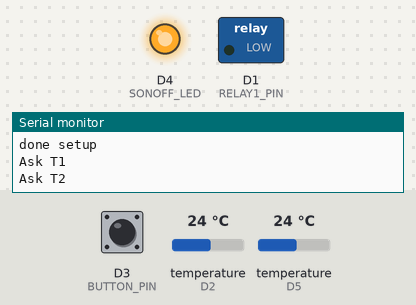
The sketch below on a simulated ESP8266 (NodeMCU). On the bench: switched loads named in the sketch (green lamp = pin HIGH), output pins drawn as LEDs (lit = HIGH), the last lines printed to the serial monitor. The test bench sets the inputs (shaded band); at power-on: D3 (BUTTON_PIN) HIGH, temperature (sensors on D2, D5) 24 °C. WiFi joins after 1.5 s; servers stay silent unless stated; the local clock reads 2024-03-15 10:24:30 at power-on unless the sketch sets it.

Above: at 3.1 s.
3.2 s: D3 (BUTTON_PIN) pulled LOW for 0.15 s
At 4.3 s:
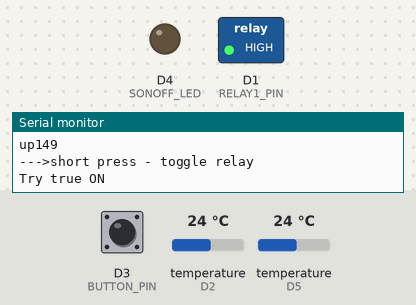
4.8 s: D3 (BUTTON_PIN) pulled LOW for 1 s
At 5.9 s:
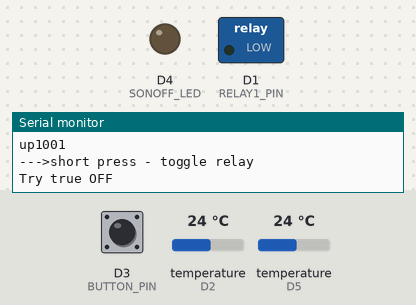
10.9 s: D3 (BUTTON_PIN) pulled LOW for 0.15 s
At 11.15 s:
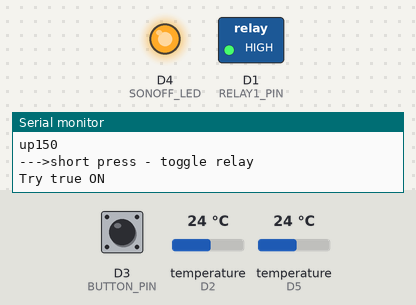
Timing chart, 0 to 13.9 s (numbered marks = the images above; inputs shaded):
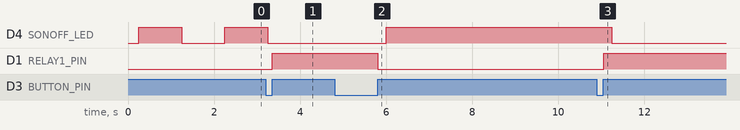

The sketch:

donoff-blynk-simple-1.ino
```cpp
#define BLYNK_PRINT Serial    // Comment this out to disable prints and save space
#include <ESP8266WiFi.h>
#include <BlynkSimpleEsp8266.h>
#include <TimeLib.h>
#include <WidgetRTC.h>
#include <Bounce2.h>
//#include <EEPROM.h>
#include <DallasTemperature.h>
#include <OneWire.h>
#include <Ticker.h>
#include "dsettings.h"


#define BLYNK_HEARTBEAT 300


// Your WiFi credentials.
// Set password to "" for open networks.
//char ssid[] = "xxxxx";
//char pass[] = "xxxxxxxxxxxxxxxxxxxxxxxxxx";

char ssid[] = "lab240";
char pass[] = "xxxxxxxx";

// Your Blynk auth
char auth[] = "xxxxxxxxxxxxxxxxxxxxxxxxxxxxxxxxxxxx";


/*
 *
 *  Blynk virtual pins

Buttons

V2 - switch button
V5 - on button
V6 - off button

Temperatures

V8 - tempurature of external ds1820
V11 - tempurature of ds1820 on board

Informers

V19 - uptime
V12 - "on" time
V6 - virtual LED
V18 - tic tac LED
V20 - current time
V21 - current date

*/


static bool BLYNK_ENABLED = true;


WidgetRTC rtc;
Bounce debouncer = Bounce();

OneWire oneWireIn(IN_WIRE_BUS);

OneWire oneWireOut(OUT_WIRE_BUS);

DallasTemperature sensorsIn(&oneWireIn);

DallasTemperature sensorsOut(&oneWireOut);


float temp1 = -127;
float temp2 = -127;
int wrn_level = 30;
ulong start_ms = 0;
ulong stop_ms = 0;
int  sensor_ask = 0;
static char str[12];
boolean isFirstConnect = true;

ulong start_bt = 0;
long last_connect_attempt;
int hours_working = 0;
int minutes_working = 0;
int sec_working = 0;
const int request_circle = 750;
const int reconnect_period = 30;

ulong ms_ask_sensor_in = 0;
ulong ms_ask_sensor_out = 0;

uint8_t  blink_loop = 0;
uint8_t  blink_mode = 0;
int blink_type = 0;

Ticker ticker;
int hronometer;

void tick()
{
  if (  modes[blink_type] & 1 << (blink_loop & 0x07) ) digitalWrite(SONOFF_LED, HIGH);
  else  digitalWrite(SONOFF_LED, LOW);
  blink_loop++;
}

void publish_blynk_time_date()
{
  // You can call hour(), minute(), ... at any time
  // Please see Time library examples for details

  String currentTime = String(hour()) + ":" + minute() + ":" + second();
  String currentDate = String(day()) + " " + month() + " " + year();
  Serial.print("Current time: ");
  Serial.print(currentTime);
  Serial.print(" ");
  Serial.print(currentDate);
  Serial.println();

  // Send time to the App
  Blynk.virtualWrite(V20, currentTime);
  // Send date to the App
  Blynk.virtualWrite(V21, currentDate);
}

void set_blink(uint _current_blink_type ) {
  blink_type = _current_blink_type;
}

int is_connected() {
  if (!WL_CONNECTED) return 0;
  if (!Blynk.connected()) return 0;
  return 1;
}

bool r1_is_on() {
  if (digitalRead(RELAY1_PIN) == HIGH) {
    //Serial.println("check: relay is on");
    if (start_ms == 0) start_ms = millis();
    return 1;
  }

  if (start_ms != 0) start_ms = 0;
  //Serial.println("check: relay is off");
  return 0;
}

/*
  int r1_is_off(){
  if(start_ms!=0) return 0;
  return 1;
  }
*/

void sync_blink_mode() {

  if (is_connected() && !r1_is_on()) {
    //Serial.println("--->connected,OFF");
    set_blink(BL_CONNECTED_OFF);
    return;
  }
  if (is_connected() && r1_is_on()) {
    //Serial.println("--->connected,ON");
    set_blink(BL_CONNECTED_ON);
    return;
  }
  if (!is_connected() && !r1_is_on()) {
    //Serial.println("--->not connected,OFF");
    set_blink(BL_OFFLINE_OFF);
    return;
  }
  if (!is_connected() && r1_is_on()) {
    //Serial.println("--->not connected,ON");
    set_blink(BL_OFFLINE_ON);
    return;
  }
}


void TturnOn() {
  Serial.println("Try true ON");
  start_ms = millis();
  stop_ms = 0;
  int s = LOW;
  if (REVERSE_RELAY) {
    digitalWrite(RELAY1_PIN, s);
  } else {
    digitalWrite(RELAY1_PIN, !s);
  }
  sync_blink_mode();
}

void TturnOff() {
  Serial.println("Try true OFF");
  start_ms = 0;
  stop_ms = millis();
  int s = HIGH;
  if (REVERSE_RELAY) {
    digitalWrite(RELAY1_PIN, s);
  } else {
    digitalWrite(RELAY1_PIN, !s);
  }
  sync_blink_mode();
}

void toggle2() {
  if (start_ms == 0) {
    TturnOn();
    //Serial.println("Try turn on");
  }
  else if (start_ms != 0) {
    TturnOff();
    //Serial.println("Try turn off");
  }

}

void sync_Blynk_led() {
  if (r1_is_on()) {
    publish_blynk_on();
  }
  else publish_blynk_off();
}

void publish_blynk_on() {
  Blynk.virtualWrite(6, 220);
  Blynk.virtualWrite(12, get_time_string_str(millis() - start_ms));
  Blynk.virtualWrite(13, "OFF");
}

void publish_blynk_off() {
  Blynk.virtualWrite(6, 0);
  Blynk.virtualWrite(12, "OFF");
  Blynk.virtualWrite(13, get_time_string_str(millis() - stop_ms));
}

//toggle - button
BLYNK_WRITE(2) {
  int a = param.asInt();
  Serial.println("Blynk Button pressed:" + String(a));
  //Serial.println(a);
  if (a == 1) {
    if (r1_is_on()) {
      TturnOff();
      publish_blynk_off();
    }
    else {
      TturnOn();
      publish_blynk_on();
    }
  }
}


//switch - button
BLYNK_WRITE(1) {
  int a = param.asInt();
  Serial.print("SW pressed:");
  Serial.println(a);
  if (a == 1) {
    if (start_ms == 0) {
      Serial.println("Try SW turn on");
      TturnOn();
      publish_blynk_on();
    }
  }
  if (a == 0) {
    if (start_ms != 0) {
      Serial.println("Try SW turn off");
      TturnOff();
      publish_blynk_off();
    }
  }

}

int in_working_interval = 0;
int temp_ask_on = 0;

//SW with temp and time check
BLYNK_WRITE(3) {
  int a = param.asInt();
  Serial.print("SW pressed:");
  Serial.println(a);
  if (a == 1) {
    if (start_ms == 0) {
      Serial.println("Try SW turn on");
      if (in_working_interval) TturnOn();
      temp_ask_on = 1;

    }
  }
  if (a == 0) {
    if (start_ms != 0 || in_working_interval == 0) {
      Serial.println("Try SW turn off");
      TturnOff();
      publish_blynk_off();
      temp_ask_on = 0;
    }
  }


}

//check working_time from Blynk

BLYNK_WRITE(4) {
  int a = param.asInt();
  if (a == 1) {
    in_working_interval = 1;
    if (temp_ask_on == 1) TturnOn();

  }
  if (a == 0) {
    in_working_interval = 0;
    if (start_ms != 0) TturnOff();
  }

}

BLYNK_WRITE(5) {
  int a = param.asInt();
  Serial.println("Press V5:" + String(a));
  if (a == 1) {
    TturnOn();
    publish_blynk_on();
  }
}

BLYNK_WRITE(7) {
  int a = param.asInt();
  Serial.println("Press V7:" + String(a));
  if (a == 1) {
    TturnOff();
    publish_blynk_off();
  }
}

BLYNK_WRITE(0) {
  String payloadStr = param.asString();
  Serial.println("TERMINAL:" + payloadStr);
}

BLYNK_CONNECTED() {
  if (isFirstConnect) {
    // Request Blynk server to re-send latest values for all pins
    //Console.println(F("Sync"));
    Blynk.syncVirtual(V10);
    Blynk.syncVirtual(V15);
    Blynk.syncVirtual(V14);
    Serial.println("Start RTC");
    rtc.begin();
    isFirstConnect = false;
  }
}

// ********************************** SETUP ***************************************************

void setup()
{
  Serial.begin(9600);

  start_ms = 0;
  stop_ms = millis();

  pinMode(SONOFF_LED, OUTPUT);
  ticker.attach(0.25, tick);

  // start ticker with 0.5 because we start in AP mode and try to connect
  blink_type = BL_CONNECTING;


  Serial.println("SSID=" + String(ssid));
  Serial.println("pass=" + String(pass));
  Serial.println("blynk auth=" + String(auth));

  //Blynk.begin(auth, ssid, pass);

  WiFi.mode(WIFI_STA);
  WiFi.begin(ssid, pass);
  Serial.println("Connecting Wifi:" + String(ssid));
  int attempts = 0;
  while (WiFi.status() != WL_CONNECTED && attempts < 20) {
    delay(500);
    Serial.print(".");
    attempts++;
  }

  Blynk.config(auth, "blynk-cloud.com", 80);
  Blynk.connect();

  last_connect_attempt = millis();
  if (Blynk.connected()) Serial.println("*** wifi - ok, Blynk - connected");

  if (WL_CONNECTED && Blynk.connected() ) {
    //if you get here you have connected to the WiFi
    Serial.println("connected...yeey :)");
    //finish
    blink_mode = 1;


  }

  //setup relay
  pinMode(RELAY1_PIN, OUTPUT);

  //TturnOff();

  Serial.println("done setup");
  //  timer.setInterval(5000L, sendUptime);

  sensorsIn.begin();
  DeviceAddress tempDeviceAddress1;
  sensorsIn.getAddress(tempDeviceAddress1, 0);
  sensorsIn.setResolution(tempDeviceAddress1, DALLAS_RES_IN);
  sensorsIn.setWaitForConversion(false);

  sensorsOut.begin();
  DeviceAddress tempDeviceAddress2;
  sensorsOut.getAddress(tempDeviceAddress2, 0);
  sensorsOut.setResolution(tempDeviceAddress2, DALLAS_RES_OUT);
  sensorsOut.setWaitForConversion(false);


  hronometer = 1;
  //  sensor_timer = millis();
  //sensor_ask = 0;

  debouncer.attach(BUTTON_PIN);
  debouncer.interval(5);


}

//****************************************** sendUPtime ***************************

void sendUptime()
{
  int connected = Blynk.connected();

  //request temp from dallas
  Serial.println("*************************** timer circle ******************************************");

  Serial.print("online=" + String(connected));
  if (r1_is_on()) Serial.print(", status=ON"); else Serial.print(", status=OFF");
  Serial.println(" ***");

  if (temp1 != -127 && temp1 > 75) {
    TturnOff();
  }

  sync_blink_mode();

  Serial.println("uptime:" + get_time_string_str(millis()));
  if (start_ms != 0) {
    Serial.println("time ON->" + get_time_string_str(millis() - start_ms));
    Serial.println("time OFF->0:0:0");
  } else {
    Serial.println("time OFF->" + get_time_string_str(millis() - stop_ms));
    Serial.println("time ON->0:0:0");
  }

  Serial.println("********************************************");

  if (!Blynk.connected()) {
    return;
  }

  // online publish to blynk

  Blynk.virtualWrite(V11, String(temp1));
  Blynk.virtualWrite(V8, String(temp2));

  sync_Blynk_led();

  //publish chronometer
  if (hronometer == 1)Blynk.virtualWrite(V18, "0");
  else Blynk.virtualWrite(V18, "255");
  hronometer = !hronometer;

  //publish uptime
  Blynk.virtualWrite(V19,  get_time_string_str(millis()));
  publish_blynk_time_date();

}

void get_time_working() {
  ulong uptime = millis() - start_ms;
  if (start_ms != 0) {
    long wt = uptime / 1000;
    //static char str[12];
    long h = wt / 3600;
    wt = wt % 3600;
    int m = wt / 60;
    int s = wt % 60;
    hours_working = h;
    minutes_working = m;
    sec_working = s;
  } else {
    hours_working = 0;
    minutes_working = 0;
    sec_working = 0;
  }
}

String get_time_string_str(unsigned long val) {
  long wt = val / 1000;
  long h = wt / 3600;
  wt = wt % 3600;
  int m = wt / 60;
  int s = wt % 60;
  return String(m) + ":" + String(h) + ":" + String(s);
}

int ask_ds1820(){
  if (ms_ask_sensor_in == 0) {
    sensorsIn.requestTemperatures();
    ms_ask_sensor_in = millis();
    Serial.println("Ask T1");
  }

  if (ms_ask_sensor_out == 0) {
    sensorsOut.requestTemperatures();
    ms_ask_sensor_out = millis();
    Serial.println("Ask T2");
  }
}

int get_ds1820(){
   if (millis() - ms_ask_sensor_in > request_circle) {
    //ready, get temp
    temp1 = sensorsIn.getTempCByIndex(0);
    ms_ask_sensor_in = 0;
    //publish
    Serial.println("T1->" + String(temp1));

  }

  if (millis() - ms_ask_sensor_out > request_circle) {
    //ready, get temp
    temp2 = sensorsOut.getTempCByIndex(0);
    ms_ask_sensor_out = 0;
    //publish
    Serial.println("T2->" + String(temp2));

  }
}

unsigned long mytimer = millis();
int  mycounter = 0;

void loop()
{

  if (WiFi.status() == WL_CONNECTED && Blynk.connected()) {
    Blynk.run();
  }

  //timer.run();

  if ((millis() - mytimer) >= 300 ) {

    if (mycounter == 0) {
      //reconnect
      if (!Blynk.connected() && millis() - last_connect_attempt > reconnect_period * 1000) {
        Serial.println("*** Try to connect again");
        Blynk.connect();
        last_connect_attempt = millis();
      }
    }

    if(mycounter ==1){
      ask_ds1820();
    }

    if(mycounter==2){
      get_ds1820();
    }

    if (mycounter >= 25 && start_bt == 0) {
      sendUptime();
      mycounter = 0;
    } else {
      mycounter++;
    }

    mytimer = millis();
  }

  debouncer.update();
  if ( debouncer.fell()  ) {
    Serial.println( "down");
    start_bt = millis();

  }

  if ( debouncer.rose()  ) {
    ;
    long duration = millis() - start_bt;
    start_bt = 0;
    Serial.println( "up" + String(duration));
    if (duration < BUTTON_DELAY) {
      Serial.println("FAIL PRESS, DO NOTHING");
    } else if (duration >= BUTTON_DELAY && duration < 2000) {
      Serial.println("--->short press - toggle relay");
      toggle2();
      //} else if (duration >=2000 && duration < 5000) {
      //  Serial.print(duration);
      //  Serial.println("-->medium press - restart");
      //  restart();
    } else if (duration >= 3000) {
      //something when long press
    }


  }

}
```

dsettings.h
```cpp
#ifndef dsettings_h
#define dsettings_h

#include "Arduino.h"

#define PINS_SET_V1

#ifdef PINS_SET_V1
    #define BUTTON_PIN   0      //d3
    #define RELAY1_PIN    5   //d1
    #define SONOFF_LED      2  //d4
    #define IN_WIRE_BUS    14  //d5
    #define OUT_WIRE_BUS 4 //D2
    #define ANALOG_A0_PIN A0
    #define RELAY2_PIN D6 //new d6 //old d8
#endif

#ifdef PINS_SET_V2
    #define BUTTON_PIN   0      //d3
    #define RELAY1_PIN    12   //d6
    #define SONOFF_LED      2  //d4
    #define IN_WIRE_BUS    14  //d5
    #define OUT_WIRE_BUS 13 //D7
    #define ANALOG_A0_PIN A0
    #define RELAY2_PIN D6 //new d6 //old d8
#endif

//************************** PINS **********************************************


// global settings

#define DALLAS_RES_IN 9
#define DALLAS_RES_OUT 10

#define AUTO_TEMP_ONOFF 1
#define BUTTON_DELAY 50
#define REVERSE_RELAY 0


/********** blink ****************/


#define BL_CONNECTED_ON 0
#define BL_CONNECTED_OFF 1
#define BL_CONNECTING 2
#define BL_CONFIG 2
#define BL_OFFLINE_ON 5
#define BL_OFFLINE_OFF 4


const uint8_t modes[] = {
  0B00000000, //Светодиод выключен
  0B11111111, //Горит постоянно
  0B00001111, //Мигание по 0.5 сек
  0B00000001, //Короткая вспышка раз в секунду
  0B00000101, //Две короткие вспышки раз в секунду
  0B00010101, //Три короткие вспышки раз в секунду
  0B01010101,  //Частые короткие вспышки (4 раза в секунду)
  0B11111110
};

#endif
```

Measured:
- after the input at 3.2 s, D4 (SONOFF_LED): goes on until 3.3 s, then stays LOW; D1 (RELAY1_PIN): LOW → HIGH after 0.16 s
- after the input at 4.8 s, D4 (SONOFF_LED): LOW → HIGH after 1.2 s; D1 (RELAY1_PIN): HIGH → LOW after 1.0 s
- after the input at 10.9 s, D4 (SONOFF_LED): HIGH → LOW after 0.35 s; D1 (RELAY1_PIN): LOW → HIGH after 0.16 s
